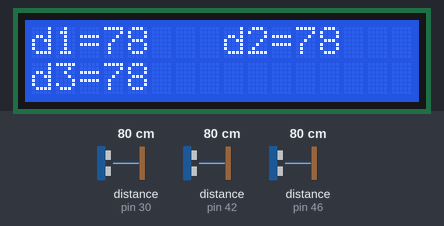
Recording of a sketch running on a simulated Arduino Mega 2560, built with avr-gcc and run on an emulated ATmega2560. Shown: 16×2 character LCD. Wiring (inferred from the names in the program): 3 × ultrasonic range finder: trigger pin 28, echo pin 30 / trigger pin 40, echo pin 42 / trigger pin 44, echo pin 46. The test bench sets the inputs (shaded band); at power-on: distance to the obstacle (sensors on pin 30, pin 42, pin 46) 80 cm. The echo pulse lasts 58.3 µs per cm; what the sketch prints to the serial monitor is not drawn.

Above: at 1.2 s.
1.3 s: distance to the obstacle (sensor on pin 30) set to 2 cm
At 2.9 s:
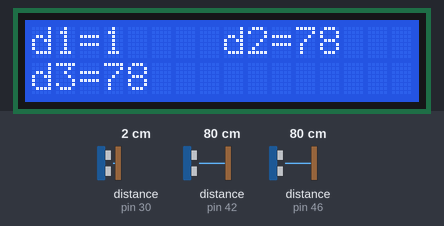
4.6 s: distance to the obstacle (sensor on pin 42) set to 2 cm
At 5.6 s:
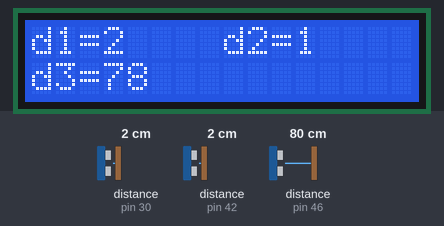
6.6 s: distance to the obstacle (sensor on pin 46) set to 2 cm
At 7.8 s:
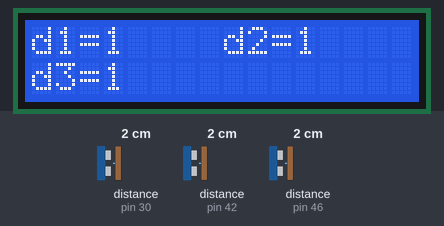
8.6 s: distance to the obstacle (sensor on pin 30) set to 4 cm
At 9.8 s:
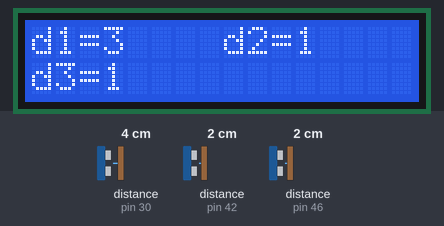
10.6 s: distance to the obstacle (sensor on pin 42) set to 4 cm
At 11.9 s:
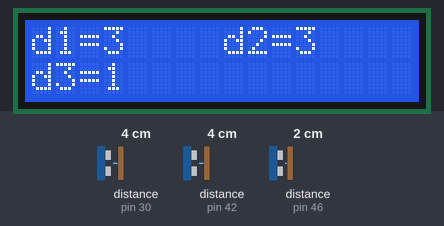
12.7 s: distance to the obstacle (sensor on pin 46) set to 4 cm
At 13.9 s:
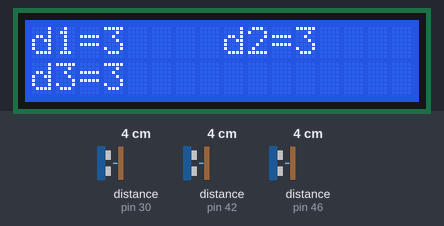
Timing chart, 0 to 15.7 s (numbered marks = the images above; inputs shaded):
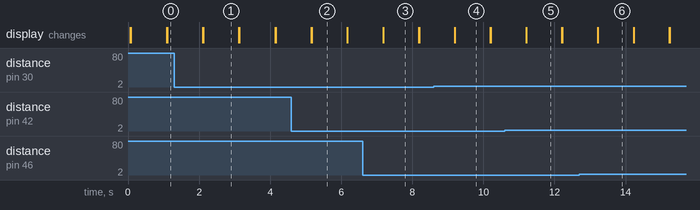

Measured:
- what the display in image 1 shows lasts 1.0 s, from 2.1 s to 3.1 s

The sketch:

distance.ino
```cpp
#include <LiquidCrystal.h>
LiquidCrystal lcd(23, 25, 27, 29, 31, 33, 35, 37, 39, 41);


int trig1  = 28;
int echo1  = 30;
float duration1;
int distance1;


int trig2  = 40;
int echo2  = 42;
float duration2;
int distance2;


int trig3  = 44;
int echo3  = 46;
float duration3;
int distance3;


void setup() {
  lcd.begin(16, 2);

  pinMode(echo1, INPUT);
  pinMode(trig1, OUTPUT);

  pinMode(echo2, INPUT);
  pinMode(trig2, OUTPUT);

  pinMode(echo3, INPUT);
  pinMode(trig3, OUTPUT);

  Serial.begin (9600);
}

void loop() {


  digitalWrite(trig1, LOW);
  delayMicroseconds(2);
  digitalWrite(trig1, HIGH);
  delayMicroseconds(10);
  digitalWrite(trig1, LOW);
  duration1 = pulseIn(echo1, HIGH);
  distance1 = 0.034 * duration1 / 2;
  Serial.print ("distance1 =");
  Serial.println(distance1);

  lcd.setCursor(0, 0);
  lcd.print("d1=");
  lcd.print(distance1);
  //delay(500);
  //lcd.clear();


  digitalWrite(trig2, LOW);
  delayMicroseconds(2);
  digitalWrite(trig2, HIGH);
  delayMicroseconds(10);
  digitalWrite(trig2, LOW);
  duration2 = pulseIn(echo2, HIGH);
  distance2 = 0.034 * duration2 / 2;
  Serial.print ("distance2 =");
  Serial.println(distance2);

  lcd.setCursor(8, 0);
  lcd.print("d2=");
  lcd.print(distance2);
  //delay(500);
  //lcd.clear();


  digitalWrite(trig3, LOW);
  delayMicroseconds(2);
  digitalWrite(trig3, HIGH);
  delayMicroseconds(10);
  digitalWrite(trig3, LOW);
  duration3 = pulseIn(echo3, HIGH);
  distance3 = 0.034 * duration3 / 2;
  Serial.print ("distance3 =");
  Serial.println(distance3);

  lcd.setCursor(0, 1);
  lcd.print("d3=");
  lcd.print(distance3);
  delay(1000);
  lcd.clear();


}
```
